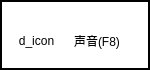
      <widget class="QFrame" name="frame_8">
       <property name="maximumSize">
        <size>
         <width>16777215</width>
         <height>16777215</height>
        </size>
       </property>
       <property name="palette">
        <palette>
         <active>
          <colorrole role="WindowText">
           <brush brushstyle="SolidPattern">
            <color alpha="255">
             <red>0</red>
             <green>0</green>
             <blue>0</blue>
            </color>
           </brush>
          </colorrole>
          <colorrole role="Button">
           <brush brushstyle="SolidPattern">
            <color alpha="255">
             <red>255</red>
             <green>255</green>
             <blue>255</blue>
            </color>
           </brush>
          </colorrole>
          <colorrole role="Light">
           <brush brushstyle="SolidPattern">
            <color alpha="255">
             <red>255</red>
             <green>255</green>
             <blue>255</blue>
            </color>
           </brush>
          </colorrole>
          <colorrole role="Midlight">
           <brush brushstyle="SolidPattern">
            <color alpha="255">
             <red>255</red>
             <green>255</green>
             <blue>255</blue>
            </color>
           </brush>
          </colorrole>
          <colorrole role="Dark">
           <brush brushstyle="SolidPattern">
            <color alpha="255">
             <red>127</red>
             <green>127</green>
             <blue>127</blue>
            </color>
           </brush>
          </colorrole>
          <colorrole role="Mid">
           <brush brushstyle="SolidPattern">
            <color alpha="255">
             <red>170</red>
             <green>170</green>
             <blue>170</blue>
            </color>
           </brush>
          </colorrole>
          <colorrole role="Text">
           <brush brushstyle="SolidPattern">
            <color alpha="255">
             <red>0</red>
             <green>0</green>
             <blue>0</blue>
            </color>
           </brush>
          </colorrole>
          <colorrole role="BrightText">
           <brush brushstyle="SolidPattern">
            <color alpha="255">
             <red>255</red>
             <green>255</green>
             <blue>255</blue>
            </color>
           </brush>
          </colorrole>
          <colorrole role="ButtonText">
           <brush brushstyle="SolidPattern">
            <color alpha="255">
             <red>0</red>
             <green>0</green>
             <blue>0</blue>
            </color>
           </brush>
          </colorrole>
          <colorrole role="Base">
           <brush brushstyle="SolidPattern">
            <color alpha="255">
             <red>255</red>
             <green>255</green>
             <blue>255</blue>
            </color>
           </brush>
          </colorrole>
          <colorrole role="Window">
           <brush brushstyle="SolidPattern">
            <color alpha="255">
             <red>255</red>
             <green>255</green>
             <blue>255</blue>
            </color>
           </brush>
          </colorrole>
          <colorrole role="Shadow">
           <brush brushstyle="SolidPattern">
            <color alpha="255">
             <red>0</red>
             <green>0</green>
             <blue>0</blue>
            </color>
           </brush>
          </colorrole>
          <colorrole role="AlternateBase">
           <brush brushstyle="SolidPattern">
            <color alpha="255">
             <red>255</red>
             <green>255</green>
             <blue>255</blue>
            </color>
           </brush>
          </colorrole>
          <colorrole role="ToolTipBase">
           <brush brushstyle="SolidPattern">
            <color alpha="255">
             <red>255</red>
             <green>255</green>
             <blue>220</blue>
            </color>
           </brush>
          </colorrole>
          <colorrole role="ToolTipText">
           <brush brushstyle="SolidPattern">
            <color alpha="255">
             <red>0</red>
             <green>0</green>
             <blue>0</blue>
            </color>
           </brush>
          </colorrole>
         </active>
         <inactive>
          <colorrole role="WindowText">
           <brush brushstyle="SolidPattern">
            <color alpha="255">
             <red>0</red>
             <green>0</green>
             <blue>0</blue>
            </color>
           </brush>
          </colorrole>
          <colorrole role="Button">
           <brush brushstyle="SolidPattern">
            <color alpha="255">
             <red>255</red>
             <green>255</green>
             <blue>255</blue>
            </color>
           </brush>
          </colorrole>
          <colorrole role="Light">
           <brush brushstyle="SolidPattern">
            <color alpha="255">
             <red>255</red>
             <green>255</green>
             <blue>255</blue>
            </color>
           </brush>
          </colorrole>
          <colorrole role="Midlight">
           <brush brushstyle="SolidPattern">
            <color alpha="255">
             <red>255</red>
             <green>255</green>
             <blue>255</blue>
            </color>
           </brush>
          </colorrole>
          <colorrole role="Dark">
           <brush brushstyle="SolidPattern">
            <color alpha="255">
             <red>127</red>
             <green>127</green>
             <blue>127</blue>
            </color>
           </brush>
          </colorrole>
          <colorrole role="Mid">
           <brush brushstyle="SolidPattern">
            <color alpha="255">
             <red>170</red>
             <green>170</green>
             <blue>170</blue>
            </color>
           </brush>
          </colorrole>
          <colorrole role="Text">
           <brush brushstyle="SolidPattern">
            <color alpha="255">
             <red>0</red>
             <green>0</green>
             <blue>0</blue>
            </color>
           </brush>
          </colorrole>
          <colorrole role="BrightText">
           <brush brushstyle="SolidPattern">
            <color alpha="255">
             <red>255</red>
             <green>255</green>
             <blue>255</blue>
            </color>
           </brush>
          </colorrole>
          <colorrole role="ButtonText">
           <brush brushstyle="SolidPattern">
            <color alpha="255">
             <red>0</red>
             <green>0</green>
             <blue>0</blue>
            </color>
           </brush>
          </colorrole>
          <colorrole role="Base">
           <brush brushstyle="SolidPattern">
            <color alpha="255">
             <red>255</red>
             <green>255</green>
             <blue>255</blue>
            </color>
           </brush>
          </colorrole>
          <colorrole role="Window">
           <brush brushstyle="SolidPattern">
            <color alpha="255">
             <red>255</red>
             <green>255</green>
             <blue>255</blue>
            </color>
           </brush>
          </colorrole>
          <colorrole role="Shadow">
           <brush brushstyle="SolidPattern">
            <color alpha="255">
             <red>0</red>
             <green>0</green>
             <blue>0</blue>
            </color>
           </brush>
          </colorrole>
          <colorrole role="AlternateBase">
           <brush brushstyle="SolidPattern">
            <color alpha="255">
             <red>255</red>
             <green>255</green>
             <blue>255</blue>
            </color>
           </brush>
          </colorrole>
          <colorrole role="ToolTipBase">
           <brush brushstyle="SolidPattern">
            <color alpha="255">
             <red>255</red>
             <green>255</green>
             <blue>220</blue>
            </color>
           </brush>
          </colorrole>
          <colorrole role="ToolTipText">
           <brush brushstyle="SolidPattern">
            <color alpha="255">
             <red>0</red>
             <green>0</green>
             <blue>0</blue>
            </color>
           </brush>
          </colorrole>
         </inactive>
         <disabled>
          <colorrole role="WindowText">
           <brush brushstyle="SolidPattern">
            <color alpha="255">
             <red>127</red>
             <green>127</green>
             <blue>127</blue>
            </color>
           </brush>
          </colorrole>
          <colorrole role="Button">
           <brush brushstyle="SolidPattern">
            <color alpha="255">
             <red>255</red>
             <green>255</green>
             <blue>255</blue>
            </color>
           </brush>
          </colorrole>
          <colorrole role="Light">
           <brush brushstyle="SolidPattern">
            <color alpha="255">
             <red>255</red>
             <green>255</green>
             <blue>255</blue>
            </color>
           </brush>
          </colorrole>
          <colorrole role="Midlight">
           <brush brushstyle="SolidPattern">
            <color alpha="255">
             <red>255</red>
             <green>255</green>
             <blue>255</blue>
            </color>
           </brush>
          </colorrole>
          <colorrole role="Dark">
           <brush brushstyle="SolidPattern">
            <color alpha="255">
             <red>127</red>
             <green>127</green>
             <blue>127</blue>
            </color>
           </brush>
          </colorrole>
          <colorrole role="Mid">
           <brush brushstyle="SolidPattern">
            <color alpha="255">
             <red>170</red>
             <green>170</green>
             <blue>170</blue>
            </color>
           </brush>
          </colorrole>
          <colorrole role="Text">
           <brush brushstyle="SolidPattern">
            <color alpha="255">
             <red>127</red>
             <green>127</green>
             <blue>127</blue>
            </color>
           </brush>
          </colorrole>
          <colorrole role="BrightText">
           <brush brushstyle="SolidPattern">
            <color alpha="255">
             <red>255</red>
             <green>255</green>
             <blue>255</blue>
            </color>
           </brush>
          </colorrole>
          <colorrole role="ButtonText">
           <brush brushstyle="SolidPattern">
            <color alpha="255">
             <red>127</red>
             <green>127</green>
             <blue>127</blue>
            </color>
           </brush>
          </colorrole>
          <colorrole role="Base">
           <brush brushstyle="SolidPattern">
            <color alpha="255">
             <red>255</red>
             <green>255</green>
             <blue>255</blue>
            </color>
           </brush>
          </colorrole>
          <colorrole role="Window">
           <brush brushstyle="SolidPattern">
            <color alpha="255">
             <red>255</red>
             <green>255</green>
             <blue>255</blue>
            </color>
           </brush>
          </colorrole>
          <colorrole role="Shadow">
           <brush brushstyle="SolidPattern">
            <color alpha="255">
             <red>0</red>
             <green>0</green>
             <blue>0</blue>
            </color>
           </brush>
          </colorrole>
          <colorrole role="AlternateBase">
           <brush brushstyle="SolidPattern">
            <color alpha="255">
             <red>255</red>
             <green>255</green>
             <blue>255</blue>
            </color>
           </brush>
          </colorrole>
          <colorrole role="ToolTipBase">
           <brush brushstyle="SolidPattern">
            <color alpha="255">
             <red>255</red>
             <green>255</green>
             <blue>220</blue>
            </color>
           </brush>
          </colorrole>
          <colorrole role="ToolTipText">
           <brush brushstyle="SolidPattern">
            <color alpha="255">
             <red>0</red>
             <green>0</green>
             <blue>0</blue>
            </color>
           </brush>
          </colorrole>
         </disabled>
        </palette>
       </property>
       <property name="autoFillBackground">
        <bool>true</bool>
       </property>
       <property name="frameShape">
        <enum>QFrame::WinPanel</enum>
       </property>
       <property name="frameShadow">
        <enum>QFrame::Plain</enum>
       </property>
       <widget class="QWidget" name="layoutWidget">
        <property name="geometry">
         <rect>
          <x>0</x>
          <y>20</y>
          <width>141</width>
          <height>41</height>
         </rect>
        </property>
        <layout class="QHBoxLayout" name="horizontalLayout_4">
         <property name="leftMargin">
          <number>5</number>
         </property>
         <property name="rightMargin">
          <number>5</number>
         </property>
         <item>
          <widget class="QLabel" name="label_sound">
           <property name="text">
            <string>d_icon</string>
           </property>
           <property name="alignment">
            <set>Qt::AlignCenter</set>
           </property>
          </widget>
         </item>
         <item>
          <widget class="QLabel" name="label_8">
           <property name="text">
            <string>声音(F8)</string>
           </property>
          </widget>
         </item>
        </layout>
       </widget>
      </widget>
